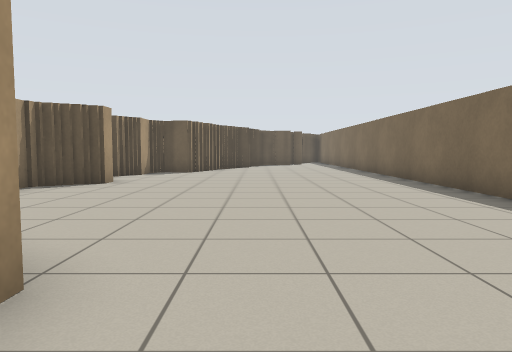
view 1 (above)

13 first-person views from a walk through a robot-simulator world made for Stage. The camera is 0.86 m above the floor, tilts 4° down and sees 70° across. The lines on the ground mark 1 m squares. The floor is counted in squares, 1 m on a side. Each view is taken from the middle of a square. On the plan, view 1 faces up. The plan holds only what a view shows up to about 12 squares ahead; the rest is blank. The place goes on beyond the plan. The robots in the file are not drawn.

view 2
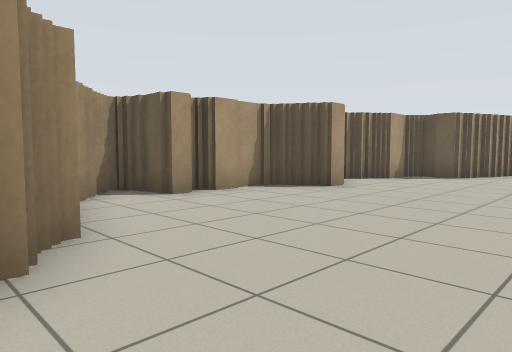

view 3
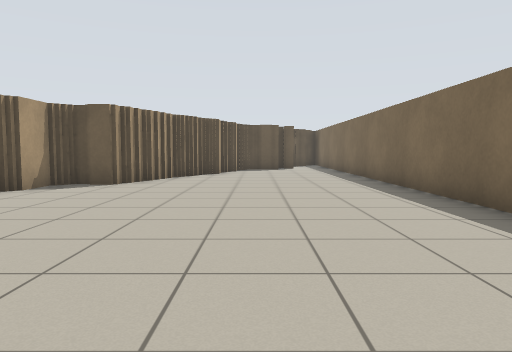

view 4
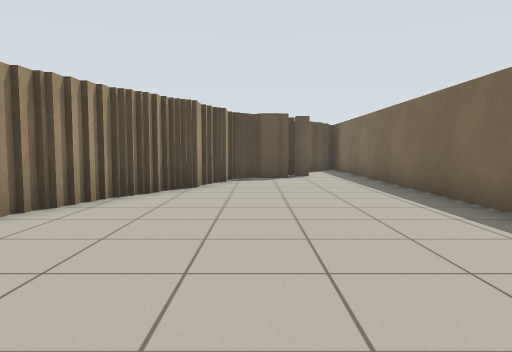

view 5
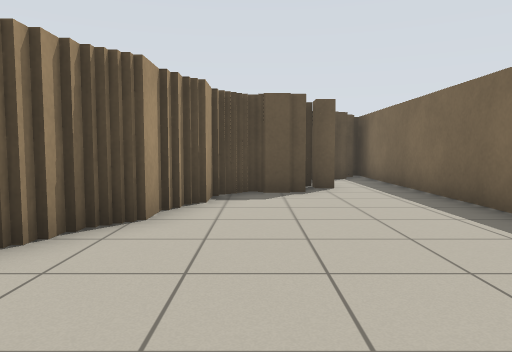

view 6
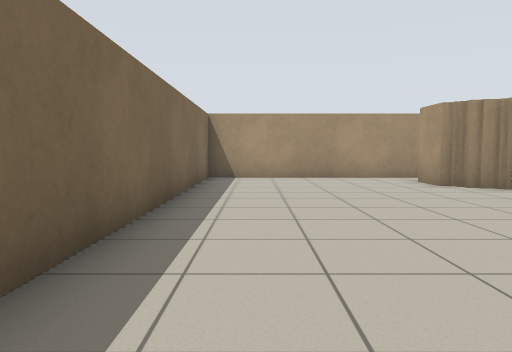

view 7
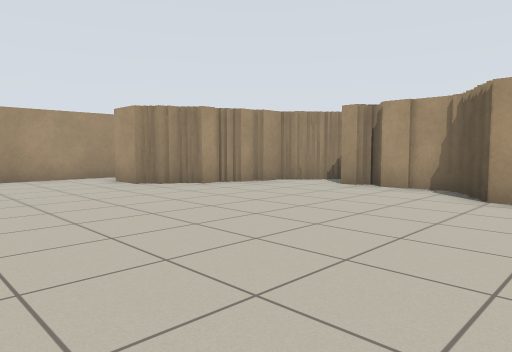

view 8
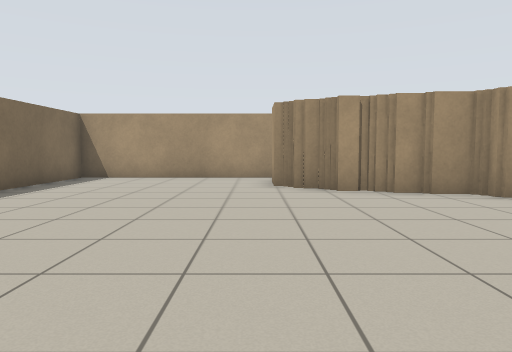

view 9
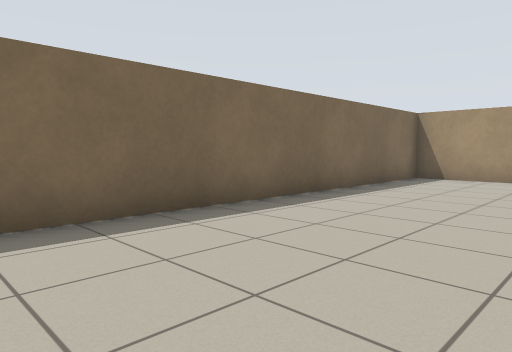

view 10
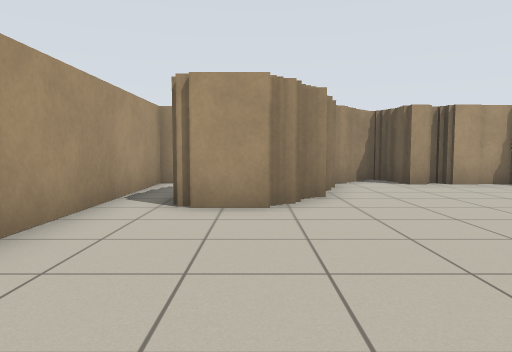

view 11
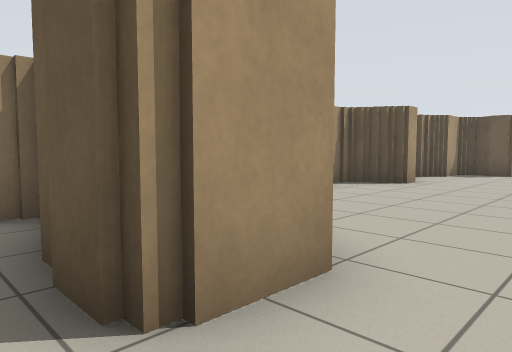

view 12
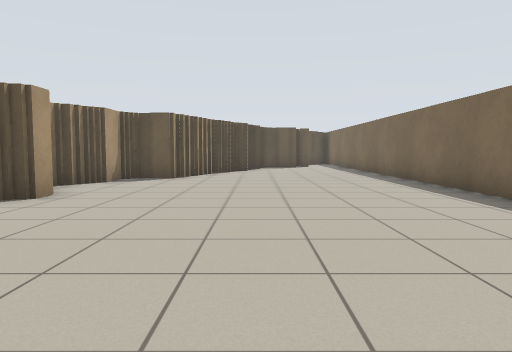

view 13
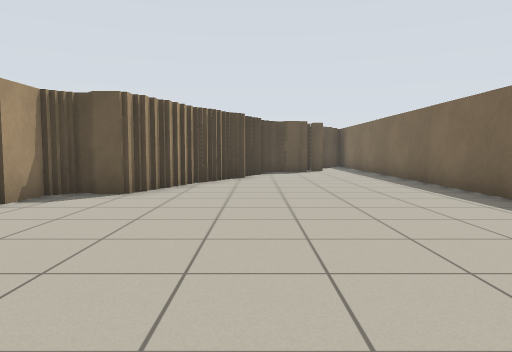

### Floor plan
Points are (right, up) in squares from view 1. A wall is a line through its corners. A room is listed if a view was taken in it or the views show most of it. See-through windows are left out.
Room 1 (views 1, 2, 3, 4, 5, 6, 7, 8, 9, 10, 11, 12, 13)
walls: (-4, 10.2) (-4, 9.4) (-4.4, 9.4); (-4.2, 9) (-5.2, 9) (-5.2, 6.9); (-2.5, 14.8) (-2.5, 14.1) (-3.4, 14.1); (-4.6, 12.6) (-4.6, 12.1); (-4, 14.1) (-4, 12.6); (-2.1, 15.8) (-2.1, 14.9); (-1.8, 16.8) (-1.8, 15.8); (-1.4, 17.2) (-1.4, 16.6); (-5.8, 6.4) (-5.2, 6.4) (-5.2, 5.8) (-6.6, 5.8) (-6.6, 5.1); (-3.8, 3.3) (-2.7, 3.3) (-2.7, 2.8) (-1.8, 2.8) (-1.8, 2.2) (-1.4, 2.2) (-1.4, 0.7); (-1, 18.1) (-1, 17.2); (-4.4, 3.6) (-3.6, 3.6); (-5.4, 4.5) (-5.4, 3.8) (-4.2, 3.8); (-6.4, 5.2) (-6.4, 4.7) (-5.8, 4.7); (-0.4, 19.5) (-0.4, 18.2); (-0.1, 19.9) (-0.1, 19.4); (-1.4, -0.5) (4.5, -0.5) (4.5, 26.1); (0.2, 21.1) (0.2, 19.8); (2.1, 21.4) (1, 21.4); (2.9, 22.2) (2.3, 22.2); (3.9, 25) (3.2, 25)
ways out: opening at (-2, 0) to room 2
Room 2 (no view inside)
walls: (-5.6, -0.5) (-1.4, -0.5); (-5.2, 1.4) (-5.2, 0.9); (-1.4, 0.7) (-2.6, 0.7)
ways out: opening at (-2, 0) to room 1

Positions as (right, up) in squares from view 1, and headings:
1: (0, 0), facing up
2: (1, 2), facing up-left
3: (1, 5), facing up
4: (1, 10), facing up
5: (1, 14), facing up
6: (3, 11), facing down
7: (3, 11), facing down-left
8: (-1, 11), facing down
9: (0, 11), facing down-right
10: (4, 2), facing left
11: (0, 0), facing up-left
12: (0, 3), facing up
13: (0, 7), facing up
